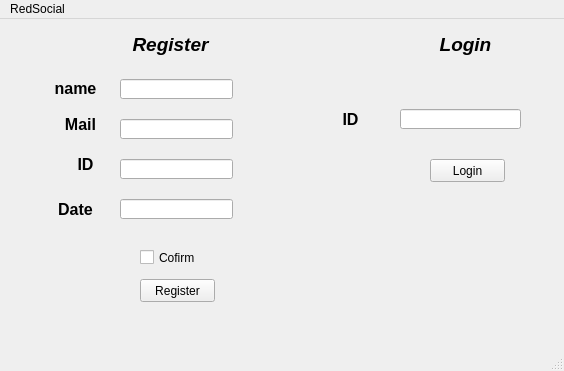
<?xml version="1.0" encoding="UTF-8"?>
<ui version="4.0">
 <class>RedSocial</class>
 <widget class="QMainWindow" name="RedSocial">
  <property name="geometry">
   <rect>
    <x>0</x>
    <y>0</y>
    <width>564</width>
    <height>371</height>
   </rect>
  </property>
  <property name="windowTitle">
   <string>RedSocial</string>
  </property>
  <widget class="QWidget" name="centralwidget">
   <widget class="QLabel" name="label">
    <property name="geometry">
     <rect>
      <x>50</x>
      <y>60</y>
      <width>51</width>
      <height>20</height>
     </rect>
    </property>
    <property name="text">
     <string>&lt;html&gt;&lt;head/&gt;&lt;body&gt;&lt;p align=&quot;center&quot;&gt;&lt;span style=&quot; font-size:12pt; font-weight:600;&quot;&gt;name&lt;/span&gt;&lt;/p&gt;&lt;/body&gt;&lt;/html&gt;</string>
    </property>
   </widget>
   <widget class="QLabel" name="label_2">
    <property name="geometry">
     <rect>
      <x>60</x>
      <y>90</y>
      <width>41</width>
      <height>31</height>
     </rect>
    </property>
    <property name="text">
     <string>&lt;html&gt;&lt;head/&gt;&lt;body&gt;&lt;p align=&quot;center&quot;&gt;&lt;span style=&quot; font-size:12pt; font-weight:600;&quot;&gt;Mail&lt;/span&gt;&lt;/p&gt;&lt;/body&gt;&lt;/html&gt;</string>
    </property>
   </widget>
   <widget class="QLabel" name="label_4">
    <property name="geometry">
     <rect>
      <x>70</x>
      <y>130</y>
      <width>31</width>
      <height>31</height>
     </rect>
    </property>
    <property name="text">
     <string>&lt;html&gt;&lt;head/&gt;&lt;body&gt;&lt;p align=&quot;center&quot;&gt;&lt;span style=&quot; font-size:12pt; font-weight:600;&quot;&gt;ID&lt;/span&gt;&lt;/p&gt;&lt;/body&gt;&lt;/html&gt;</string>
    </property>
   </widget>
   <widget class="QLabel" name="label_5">
    <property name="geometry">
     <rect>
      <x>50</x>
      <y>180</y>
      <width>51</width>
      <height>21</height>
     </rect>
    </property>
    <property name="text">
     <string>&lt;html&gt;&lt;head/&gt;&lt;body&gt;&lt;p align=&quot;center&quot;&gt;&lt;span style=&quot; font-size:12pt; font-weight:600;&quot;&gt;Date&lt;/span&gt;&lt;/p&gt;&lt;/body&gt;&lt;/html&gt;</string>
    </property>
   </widget>
   <widget class="QLineEdit" name="tbxName">
    <property name="geometry">
     <rect>
      <x>120</x>
      <y>60</y>
      <width>113</width>
      <height>20</height>
     </rect>
    </property>
   </widget>
   <widget class="QLineEdit" name="tbxMail">
    <property name="geometry">
     <rect>
      <x>120</x>
      <y>100</y>
      <width>113</width>
      <height>20</height>
     </rect>
    </property>
   </widget>
   <widget class="QLineEdit" name="tbxID">
    <property name="geometry">
     <rect>
      <x>120</x>
      <y>140</y>
      <width>113</width>
      <height>20</height>
     </rect>
    </property>
   </widget>
   <widget class="QLineEdit" name="tbxDate">
    <property name="geometry">
     <rect>
      <x>120</x>
      <y>180</y>
      <width>113</width>
      <height>20</height>
     </rect>
    </property>
   </widget>
   <widget class="QCheckBox" name="checkBox">
    <property name="geometry">
     <rect>
      <x>140</x>
      <y>230</y>
      <width>70</width>
      <height>17</height>
     </rect>
    </property>
    <property name="text">
     <string>Cofirm</string>
    </property>
   </widget>
   <widget class="QPushButton" name="btnReg">
    <property name="geometry">
     <rect>
      <x>140</x>
      <y>260</y>
      <width>75</width>
      <height>23</height>
     </rect>
    </property>
    <property name="text">
     <string>Register</string>
    </property>
   </widget>
   <widget class="QLabel" name="label_7">
    <property name="geometry">
     <rect>
      <x>110</x>
      <y>10</y>
      <width>121</width>
      <height>31</height>
     </rect>
    </property>
    <property name="text">
     <string>&lt;html&gt;&lt;head/&gt;&lt;body&gt;&lt;p align=&quot;center&quot;&gt;&lt;span style=&quot; font-size:14pt; font-weight:600; font-style:italic;&quot;&gt;Register&lt;/span&gt;&lt;/p&gt;&lt;/body&gt;&lt;/html&gt;</string>
    </property>
   </widget>
   <widget class="QLabel" name="label_8">
    <property name="geometry">
     <rect>
      <x>430</x>
      <y>10</y>
      <width>71</width>
      <height>31</height>
     </rect>
    </property>
    <property name="text">
     <string>&lt;html&gt;&lt;head/&gt;&lt;body&gt;&lt;p align=&quot;center&quot;&gt;&lt;span style=&quot; font-size:14pt; font-weight:600; font-style:italic;&quot;&gt;Login&lt;/span&gt;&lt;/p&gt;&lt;/body&gt;&lt;/html&gt;</string>
    </property>
   </widget>
   <widget class="QLabel" name="label_10">
    <property name="geometry">
     <rect>
      <x>310</x>
      <y>90</y>
      <width>81</width>
      <height>21</height>
     </rect>
    </property>
    <property name="text">
     <string>&lt;html&gt;&lt;head/&gt;&lt;body&gt;&lt;p align=&quot;center&quot;&gt;&lt;span style=&quot; font-size:12pt; font-weight:600;&quot;&gt;ID&lt;/span&gt;&lt;/p&gt;&lt;/body&gt;&lt;/html&gt;</string>
    </property>
   </widget>
   <widget class="QLineEdit" name="tbxCID">
    <property name="geometry">
     <rect>
      <x>400</x>
      <y>90</y>
      <width>121</width>
      <height>20</height>
     </rect>
    </property>
   </widget>
   <widget class="QPushButton" name="btnLog">
    <property name="geometry">
     <rect>
      <x>430</x>
      <y>140</y>
      <width>75</width>
      <height>23</height>
     </rect>
    </property>
    <property name="text">
     <string>Login</string>
    </property>
   </widget>
  </widget>
  <widget class="QMenuBar" name="menubar">
   <property name="geometry">
    <rect>
     <x>0</x>
     <y>0</y>
     <width>564</width>
     <height>21</height>
    </rect>
   </property>
   <widget class="QMenu" name="menuRedSocial">
    <property name="title">
     <string>RedSocial</string>
    </property>
   </widget>
   <addaction name="menuRedSocial"/>
  </widget>
  <widget class="QStatusBar" name="statusbar"/>
 </widget>
 <resources/>
 <connections/>
</ui>
